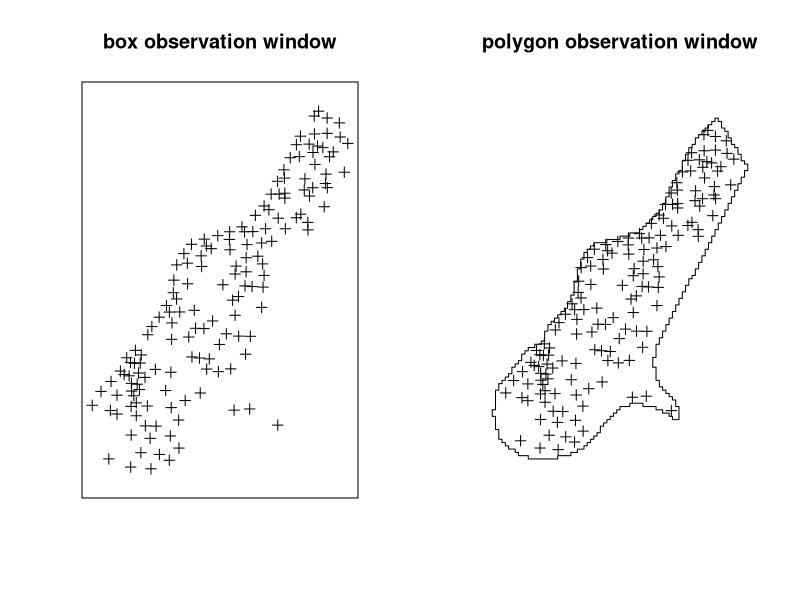
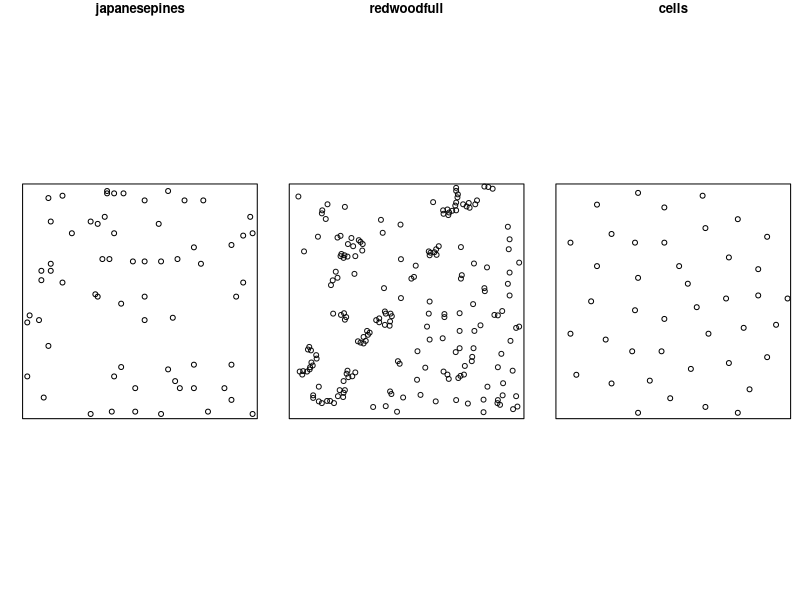
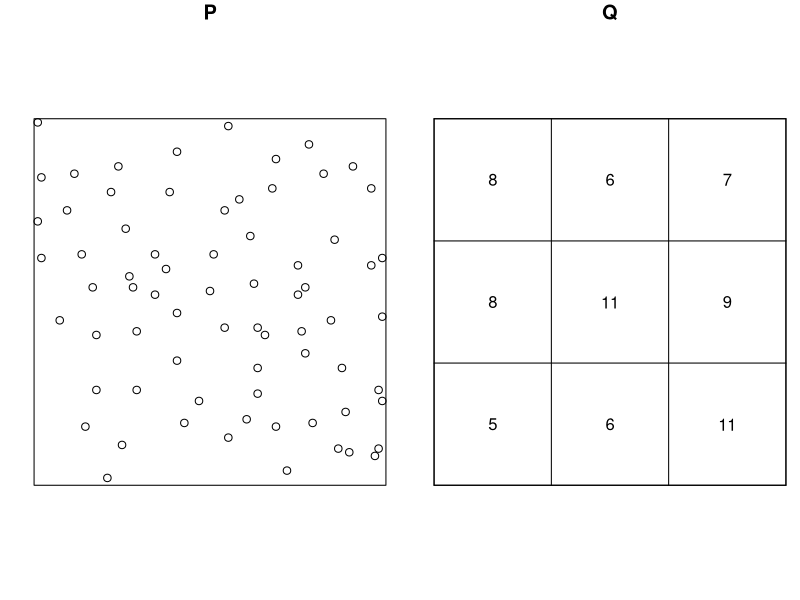
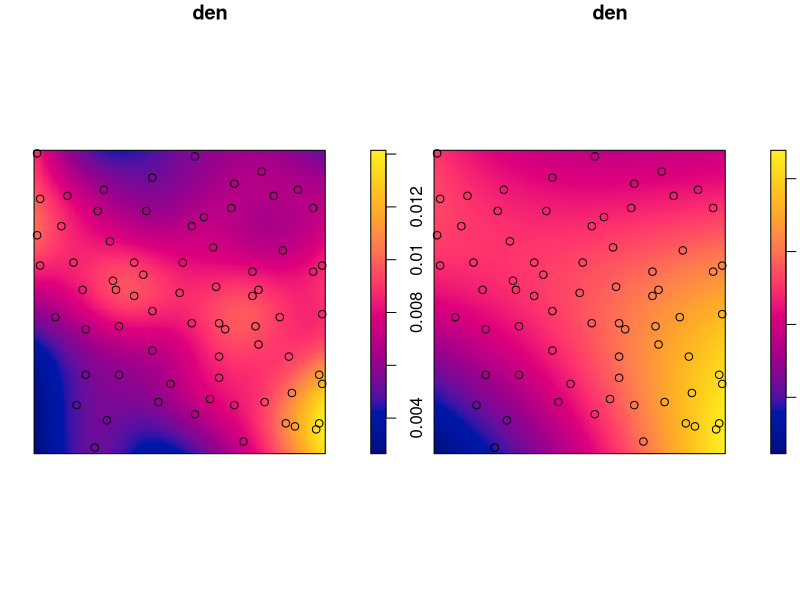
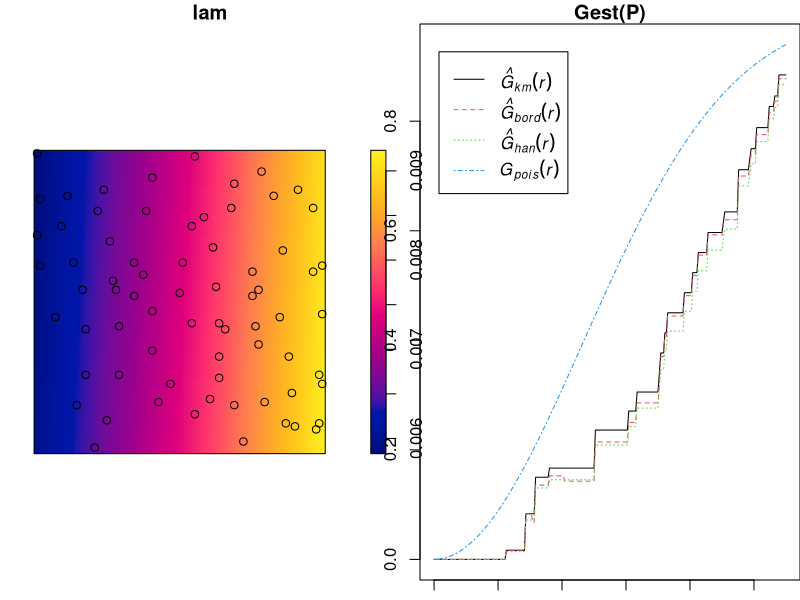
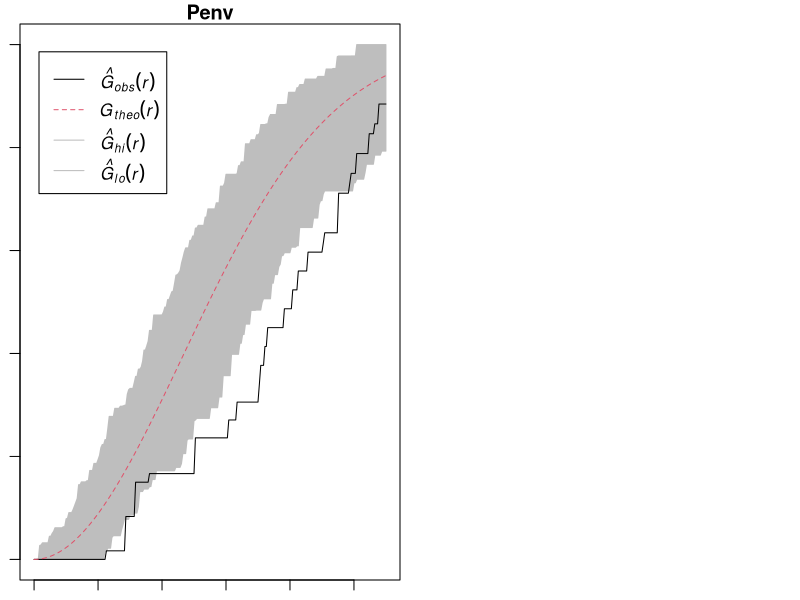
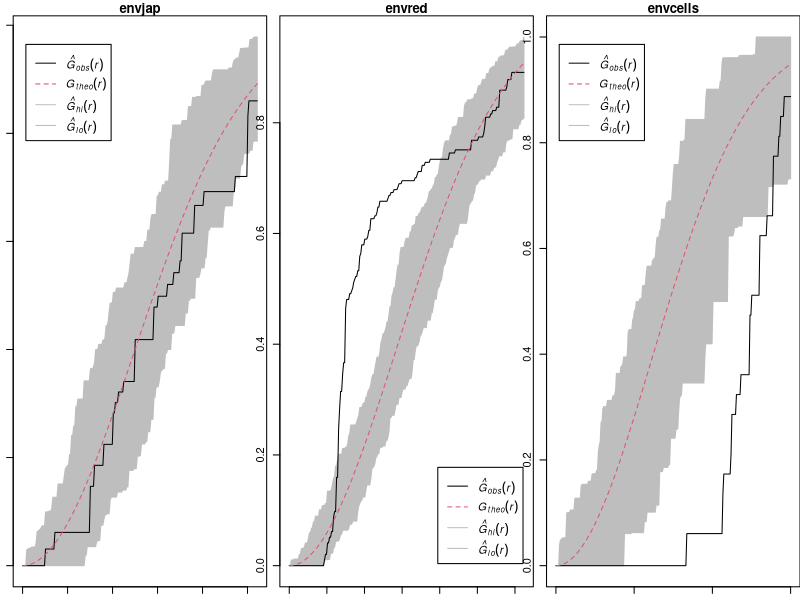

The R script that drew these images, in order:
## ---- chunk 1
knitr::opts_chunk$set(echo = TRUE)
## ---- chunk 2
library(sp)
data(meuse)
coordinates(meuse) = ~x+y
par(mfrow = c(1,2))
plot(meuse)
title("box observation window")
box()
data(meuse.area)
plot(meuse, xlim = range(meuse.area[,1]))
title("polygon observation window")
lines(meuse.area)
## ---- chunk 3
library(spatstat)
data(japanesepines)
par(mfrow = c(1, 3), mar = c(1,1,1.2,0))
plot(japanesepines)
data(redwoodfull)
plot(redwoodfull)
data(cells)
plot(cells)
## ---- chunk 4
data(swedishpines)
par(mfrow = c(1,2))
(P <- swedishpines)
plot(P)
Q <- quadratcount(P, nx=3, ny=3)
Q
plot(Q)
quadrat.test(P, nx=3, ny=3)
## ---- chunk 5
den <- density(P)
plot(den)
plot(P, add=TRUE)
## ---- chunk 6
den <- density(P, sigma=30)
plot(den)
plot(P, add=TRUE)
## ---- chunk 7
fit <- ppm(P ~x+y)
lam <- predict(fit)
plot(lam)
plot(P, add=TRUE)
## ---- chunk 8
plot(Gest(P))
## ---- chunk 9
Penv <- envelope(P, fun=Gest, nrank=2, nsim=99)
plot(Penv)
## ---- chunk 10
set.seed(120109)
envjap <- envelope(japanesepines, fun=Gest, nrank=2, nsim=99)
envred <- envelope(redwoodfull, fun=Gest, nrank=2, nsim=99)
envcells <- envelope(cells, fun=Gest, nrank=2, nsim=99)
par(mfrow = c(1,3))
plot(envjap)
plot(envred)
plot(envcells)
